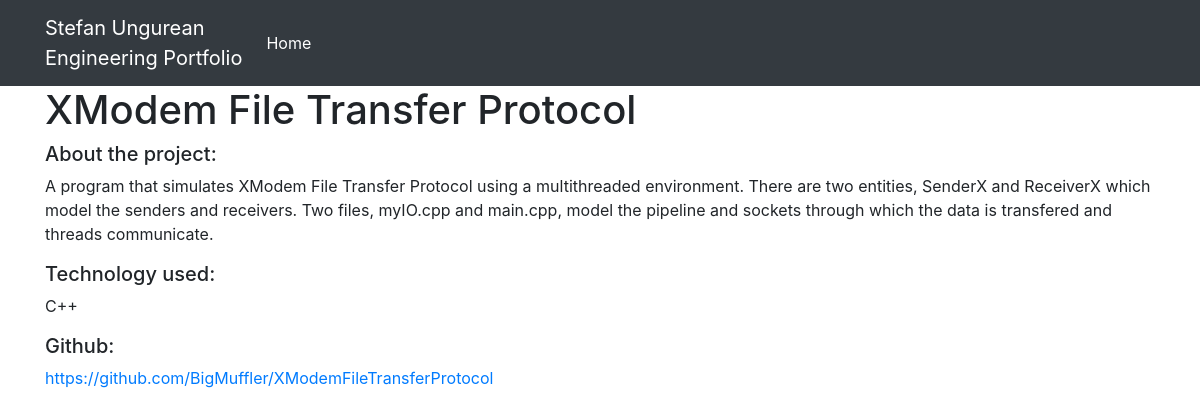
/projects/small/1/, run on the app's committed database.
### projects/models.py (models this page shows)
class SmallerProjects(models.Model):
    title = models.CharField(max_length=100)
    description = models.TextField()
    technology = models.CharField(max_length=20)
    deepDescription = models.TextField()
    gitLink = models.TextField()

### projects/views.py (the view)
# urls.py: path("small/<int:pk>/", views.small_project_detail, name="smallproject_detail"),
def small_project_detail(request, pk):
    smallerProjects = SmallerProjects.objects.get(pk=pk)
    context = {
        'smaller_projects': smallerProjects
    }
    return render(request, 'smallproject_detail.html', context)

### projects/templates/smallproject_detail.html
{% extends "base.html" %}
{% load static %}
{% block page_content %}
<h1>{{ smaller_projects.title }}</h1>
<h5>About the project: </h5>
<p>{{ smaller_projects.deepDescription }}</p>
<h5>Technology used: </h5>
<p>{{ smaller_projects.technology }}</p>
<h5>Github: </h5>
<a href={{smaller_projects.gitLink}}>{{ smaller_projects.gitLink }}</a>
{% endblock %}

### data on the page
SmallerProjects: title "XModem File Transfer Protocol", deepDescription "A program that simulates XModem File Transfer Protocol using a multithreaded environment. There are two entities, SenderX and ReceiverX which model the senders and receivers. Two files, myIO.cpp and main.cpp, model the pipeline and sockets through which the data is transfered and threads communicate.", technology "C++", gitLink "https://github.com/BigMuffler/XModemFileTransferProtocol"
